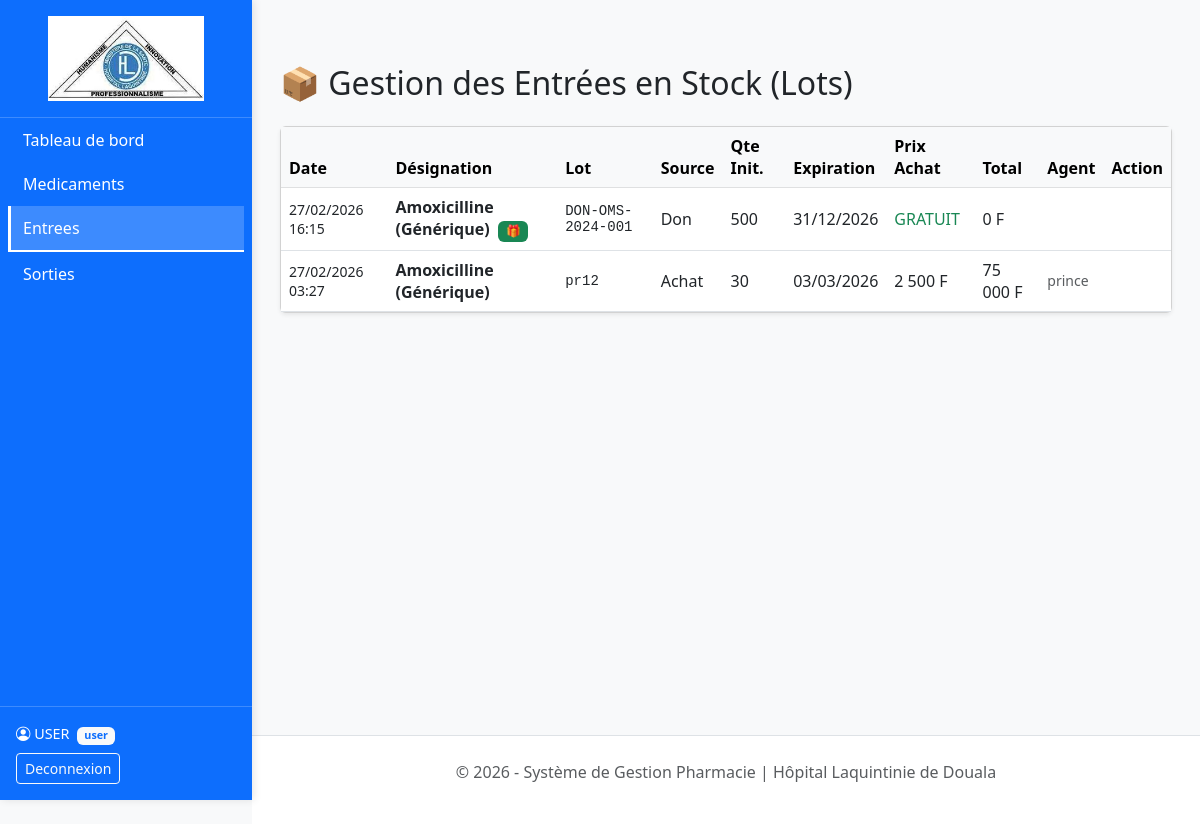
The page /pages/entrees.php (signed in) on the database its author committed.
### tables this page shows
CREATE TABLE `stock_lots` (
  `id_lot` int(11) NOT NULL,
  `id_produit` int(11) DEFAULT NULL,
  `id_fournisseur` int(11) DEFAULT NULL,
  `source_provenance` enum('Achat','Don') DEFAULT 'Achat',
  `num_lot` varchar(50) NOT NULL,
  `quantite_initiale` int(11) NOT NULL,
  `quantite_actuelle` int(11) NOT NULL,
  `date_expiration` date NOT NULL,
  `prix_achat_ht` decimal(10,2) DEFAULT NULL,
  `prix_achat_ttc` decimal(10,2) DEFAULT NULL,
  `date_enregistrement` timestamp NOT NULL DEFAULT current_timestamp(),
  `id_user` int(11) DEFAULT NULL,
  `prix_unitaire` decimal(10,2) DEFAULT NULL,
  `total_prix` decimal(10,2) DEFAULT NULL
);

CREATE TABLE `produits` (
  `id_produit` int(11) NOT NULL,
  `id_categorie` int(10) UNSIGNED NOT NULL,
  `nom_medicament` varchar(150) NOT NULL,
  `type_produit` enum('Medicament','Laboratoire') DEFAULT 'Medicament',
  `seuil_alerte` int(11) DEFAULT NULL,
  `stock_total` int(11) DEFAULT NULL,
  `marge_pourcentage` decimal(5,2) DEFAULT 20.00,
  `prix_unitaire` decimal(10,2) DEFAULT NULL
);

CREATE TABLE `utilisateurs` (
  `id_user` int(11) NOT NULL,
  `nom_complet` varchar(100) NOT NULL,
  `username` varchar(50) NOT NULL,
  `password` varchar(255) NOT NULL,
  `role` enum('admin','user') DEFAULT NULL
);

### pages/entrees.php (the view, shortened to what this page needs)
<?php
require_once '../config/db.php';
$entrees = $pdo->query("SELECT l.*, p.nom_medicament, p.marge_pourcentage, f.nom_societe, u.nom_complet AS utilisateur
                        FROM stock_lots l
                        JOIN produits p ON l.id_produit = p.id_produit
                        JOIN fournisseurs f ON l.id_fournisseur = f.id_fournisseur
                        LEFT JOIN utilisateurs u ON l.id_user = u.id_user
                        ORDER BY l.id_lot DESC")->fetchAll();
include '../includes/header.php';
?>
<div class="container-fluid mt-4">
    <h2 class="mb-4">📦 Gestion des Entrées en Stock (Lots)</h2>
    <div class="card shadow-sm">
        <div class="table-responsive">
            <table class="table table-hover align-middle mb-0">
                <thead class="table-light">
                    <tr>
                        <th>Date</th>
                        <th>Désignation</th>
                        <th>Lot</th>
                        <th>Source</th>
                        <th>Qte Init.</th>
                        <th>Expiration</th>
                        <th>Prix Achat</th>
                        <th>Total</th>
                        <th>Agent</th>
                        <th>Action</th>
                    </tr>
                </thead>
                <tbody>
                    <?php foreach($entrees as $e): ?>
                        <?php
                            $isExpired = strtotime($e['date_expiration']) < strtotime(date('Y-m-d'));
                            $isDon = ($e['source_provenance'] === 'Don');
                        ?>
                        <tr class="<?= $isExpired ? 'table-danger' : '' ?>">
                            <td class="small"><?= date('d/m/Y H:i', strtotime($e['date_enregistrement'])) ?></td>
                            <td>
                                <strong><?= htmlspecialchars($e['nom_medicament']) ?></strong>
                                <?= $isDon ? '<span class="badge bg-success ms-1" title="Donation">🎁</span>' : '' ?>
                            </td>
                            <td><code class="text-dark"><?= htmlspecialchars($e['num_lot']) ?></code></td>
                            <td><?= $isDon ? 'Don' : 'Achat' ?></td>
                            <td><?= $e['quantite_initiale'] ?></td>
                            <td class="<?= $isExpired ? 'fw-bold text-danger' : '' ?>"><?= date('d/m/Y', strtotime($e['date_expiration'])) ?></td>
                            <td><?= $isDon ? '<span class="text-success">GRATUIT</span>' : number_format($e['prix_achat_ttc'], 0, '.', ' ') . ' F' ?></td>
                            <td><?= $isDon ? '0 F' : number_format($e['prix_achat_ttc'] * $e['quantite_initiale'], 0, '.', ' ') . ' F' ?></td>
                            <td class="small text-muted"><?= htmlspecialchars($e['utilisateur']) ?></td>
                            <td>
                            </td>
                        </tr>
                    <?php endforeach; ?>
                </tbody>
            </table>
        </div>
    </div>
</div>
<?php include '../includes/footer.php'; ?>

### rows shown on the page
stock_lots: date_enregistrement "27/02/2026 16:15", id_produit.nom_medicament "Amoxicilline (Générique)", num_lot "DON-OMS-2024-001", source_provenance "Don", quantite_initiale "500", date_expiration "31/12/2026"
stock_lots: date_enregistrement "27/02/2026 03:27", id_produit.nom_medicament "Amoxicilline (Générique)", num_lot "pr12", source_provenance "Achat", quantite_initiale "30", date_expiration "03/03/2026", prix_achat_ttc "2 500", $e['prix_achat_ttc'] * $e['quantite_initiale'] "75 000", id_user.nom_complet "prince"

### other values the page prints
$_SESSION['nom'] "USER"
$_SESSION['role'] "user"
